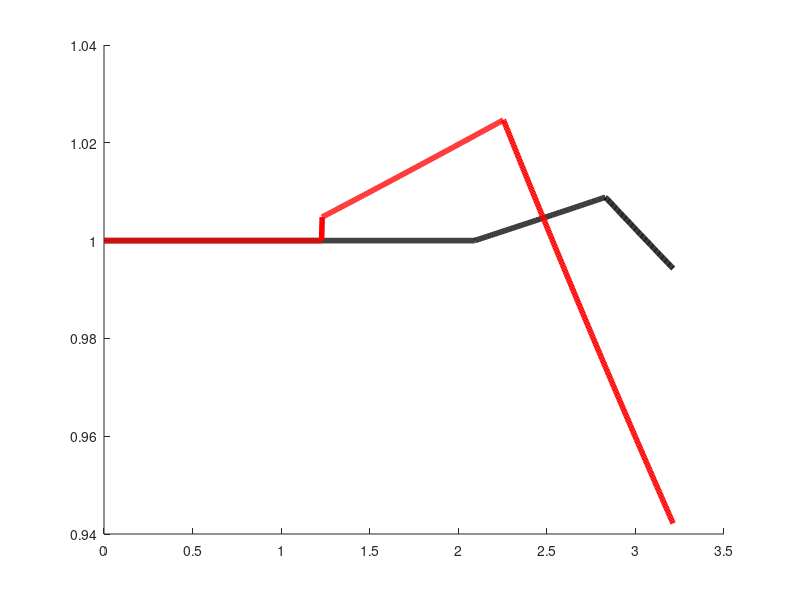

The MATLAB script that drew this image: (Note: this script raises an error after producing the figure.)
clear;
clc;

load simulation_nofees.mat welfare_banker welfare_e welfare_buyer_comp welfare_seller_comp
entrepreneur_nofee = welfare_e;
banker_nofee = welfare_banker;
seller_nofee = welfare_seller_comp;
buyer_nofee = welfare_buyer_comp;
clearvars welfare_buyer_comp welfare_seller_comp welfare_e welfare_banker
load simulation_fees.mat welfare_e welfare_banker welfare_buyer_comp welfare_seller_comp icbdc_grid i_m
entrepreneur_fee = welfare_e;
banker_fee = welfare_banker;
seller_fee = welfare_seller_comp;
buyer_fee = welfare_buyer_comp;
clearvars welfare_buyer_comp welfare_seller_comp welfare_e welfare_banker
% Entrepreneurs
f = figure;
hold on
plot(icbdc_grid*100,entrepreneur_nofee./entrepreneur_nofee(1),'k','linewidth',4)
plot(icbdc_grid*100,entrepreneur_fee./entrepreneur_fee(1),'r','linewidth',4)
xlabel('$i_{CBDC}$','interpreter','latex',FontSize=20)
xlim([0,3])
xtickformat("percentage")
ax=gca;
ax.FontSize = 20;
set(f,'PaperType','A4');
set(f,"PaperOrientation","landscape")
print('UK_welfare_entre','-dpdf','-r200','-fillpage')
% Bankers
f=figure;
hold on
plot(icbdc_grid*100,banker_nofee./banker_nofee(1),'k','linewidth',4)
plot(icbdc_grid*100,banker_fee./banker_fee(1),'r','linewidth',4)
xlabel('$i_{CBDC}$','interpreter','latex',FontSize=20)
xlim([0,3])
xtickformat("percentage")
ax=gca;
ax.FontSize = 20;
set(f,'PaperType','A4');
set(f,"PaperOrientation","landscape")
print('UK_welfare_banker','-dpdf','-r200','-fillpage')
% Households
f=figure;
hold on
plot(icbdc_grid*100,seller_nofee+buyer_nofee-1,'k','linewidth',4)
plot(icbdc_grid*100,seller_fee+buyer_fee-1,'r','linewidth',4)
xlabel('$i_{CBDC}$','interpreter','latex',FontSize=20)
xlim([0,3])
xtickformat("percentage")
ax=gca;
ax.FontSize = 20;
set(f,'PaperType','A4');
set(f,"PaperOrientation","landscape")
print('UK_welfare_hh','-dpdf','-r200','-fillpage')